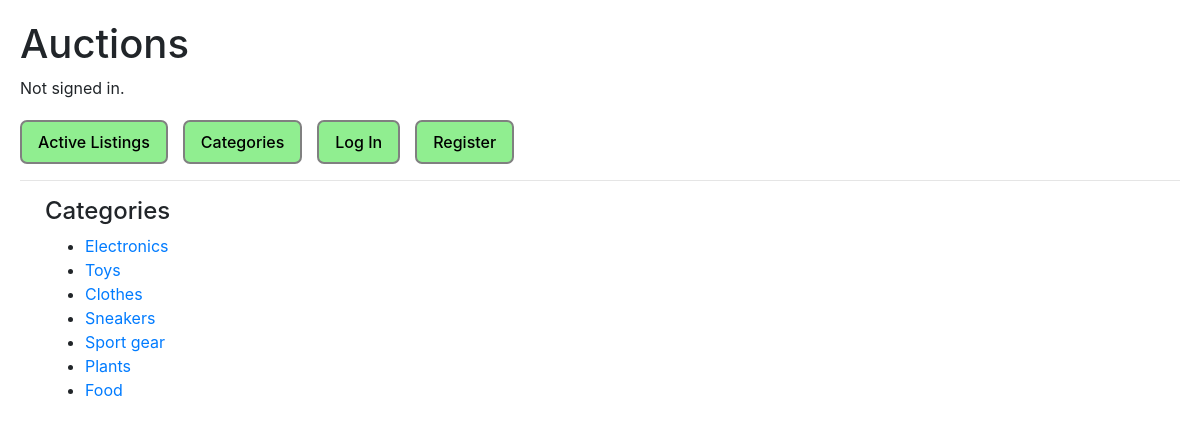
/categories, run on an earlier commit of the app's database.
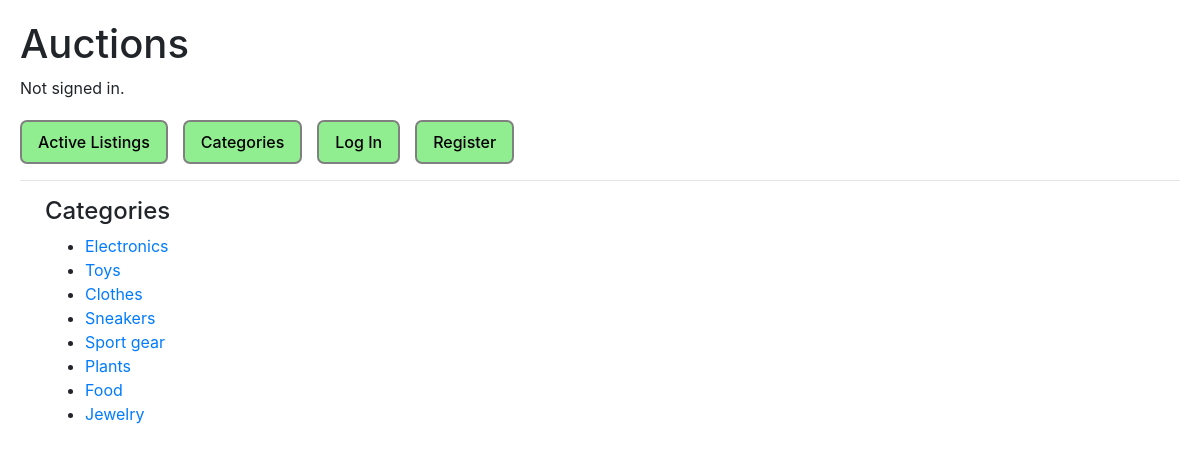
And on a later commit of the database.
### auctions/models.py (models this page shows)
class Category(models.Model):
    category = models.CharField(max_length=64, unique=True)
    is_adult_only = models.BooleanField(default=True)
    def __str__(self):
        return self.category

### auctions/views.py (the view, shortened to what this page needs)
# urls.py: path("categories", views.categories, name="categories"),
def categories(request):
    return render(request, "auctions/categories.html", {
        "categories": Category.objects.all(),
        "form": CategoryForm(),
        "watchlist": get_watchlist(request.user),
    })

### auctions/utils.py (called while the page is built)
def get_watchlist(user):
    if user.is_authenticated:
        return [watchlist_item.auction for watchlist_item in Watchlist.objects.filter(user=user)]
    return []

### auctions/templates/auctions/categories.html (shortened to what this page needs)
{% extends "auctions/layout.html" %}
{% block body %}
    <div class="container">
      <div class="row">
        <div class="col-md-6">
            <h4>Categories</h4>
            <ul>
                {% for category in categories %}
                    <li>
                        <a href="categories/{{ category.id }}">{{ category }}</a>
                    </li>
                {% endfor %}
            </ul>
        </div>
        <div class="col-md-6">
        </div>
      </div>
    </div>
{% endblock %}

What changed in the data, as far as the page shows it:
added Category: category "Jewelry"
